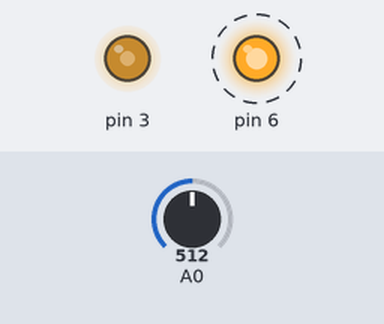
This sketch was run on a simulated Arduino Uno, built with avr-gcc and run on an emulated ATmega328P. Parts: output pins drawn as LEDs (lit = HIGH). Dashed ring = blinking. Inputs (shaded band) come from the test bench; at power-on: A0 = 512.

Above: at 0.8 s.
0.9 s: A0 set to 716
At 1.9 s:
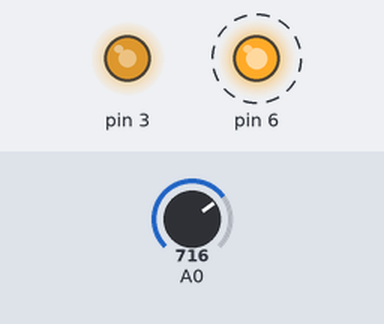
3.9 s: A0 set to 900
At 5.0 s:
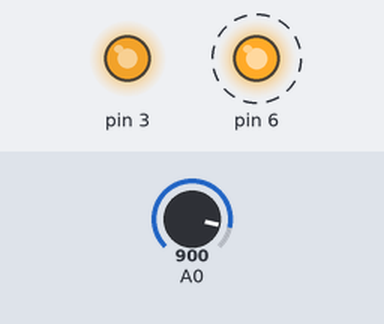
6.9 s: A0 set to 122
At 8.0 s:
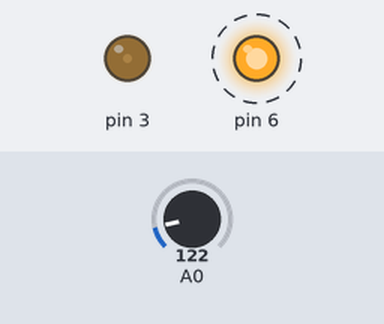
9.9 s: A0 set to 0
At 10.07 s:
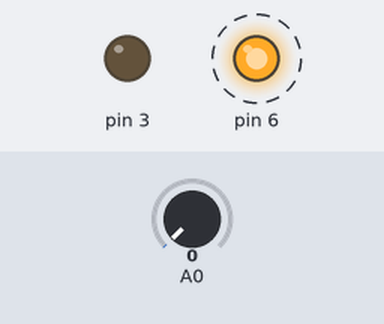
Timing chart, 0 to 13.9 s (numbered marks = the images above; inputs shaded):
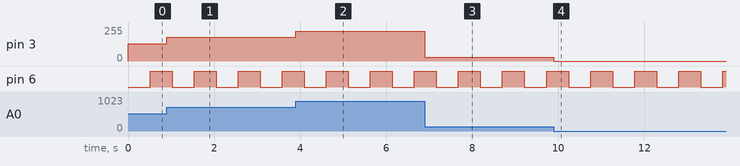

The sketch:

sis_min.ino
```cpp
#include <avr/io.h>
#include <avr/interrupt.h>

volatile uint8_t contador = 0;
uint8_t valor_adc = 0;

ISR(TIMER0_COMPA_vect) {
    contador++;
    if (contador >= 125) { // 125 * 4ms = 0.5s
        PORTD ^= (1 << PD6);
        contador = 0;
    }
}

uint8_t adc_init(){
    ADMUX = (1 << REFS0) | (1 << ADLAR); // AVcc referência, 8 bits, seleciona ADC0
    ADCSRA |= (1 << ADEN) | (1 << ADSC);// habilita e começa a conversão
    while (ADCSRA & (1 << ADSC));// espera que ADSC fique a 0
    return ADCH; //lê os 8 bits mais significativos
}

void onda1Hz_init(void) {
    DDRD |= (1 << PD6); //PD6 (Arduino 6)
    PORTD &= ~(1 << PD6);

    // Timer0 CTC mode
    TCCR0A = (1 << WGM01);   // CTC
    TCCR0B = (1 << CS02) | (1 << CS00); // prescaler 1024

    OCR0A = 63;
    TIMSK0 = (1 << OCIE0A); // liga interrupção
    sei(); // enable global
}

// Inicializa PWM
void pwm_init(void) {
    DDRD |= (1 << PD3);                   // PD3 como saída (Arduino pin 3)
    TCCR2A |= (1 << COM2B1) | (1 << WGM21) | (1 << WGM20); //COM2B1 para OC2B no PD3 (Fast PWM)
    TCCR2B |= (1 << CS21);                // prescaler 8
    OCR2B = 128;                          //duty cycle inicial 50% on OCR2B
}

void inic(void){
    DDRC &= ~(1 << PC0); // ADC entrada
    onda1Hz_init();
    pwm_init();
}

int main() {

inic();
    while (1) {
        valor_adc = adc_init();
        OCR2B = valor_adc;  //PWM OCR2B (PD3)
    }
}
```

Measured:
- after the input at 0.9 s, pin 3: 128/255 → 179/255 at once
- after the input at 3.9 s, pin 3: 179/255 → 225/255 at once
- after the input at 6.9 s, pin 3: 225/255 → 30/255 at once
- after the input at 9.9 s, pin 3: 30/255 → 0/255 at once
- by itself, pin 6: alternates HIGH for 0.51 s and LOW for 0.51 s
